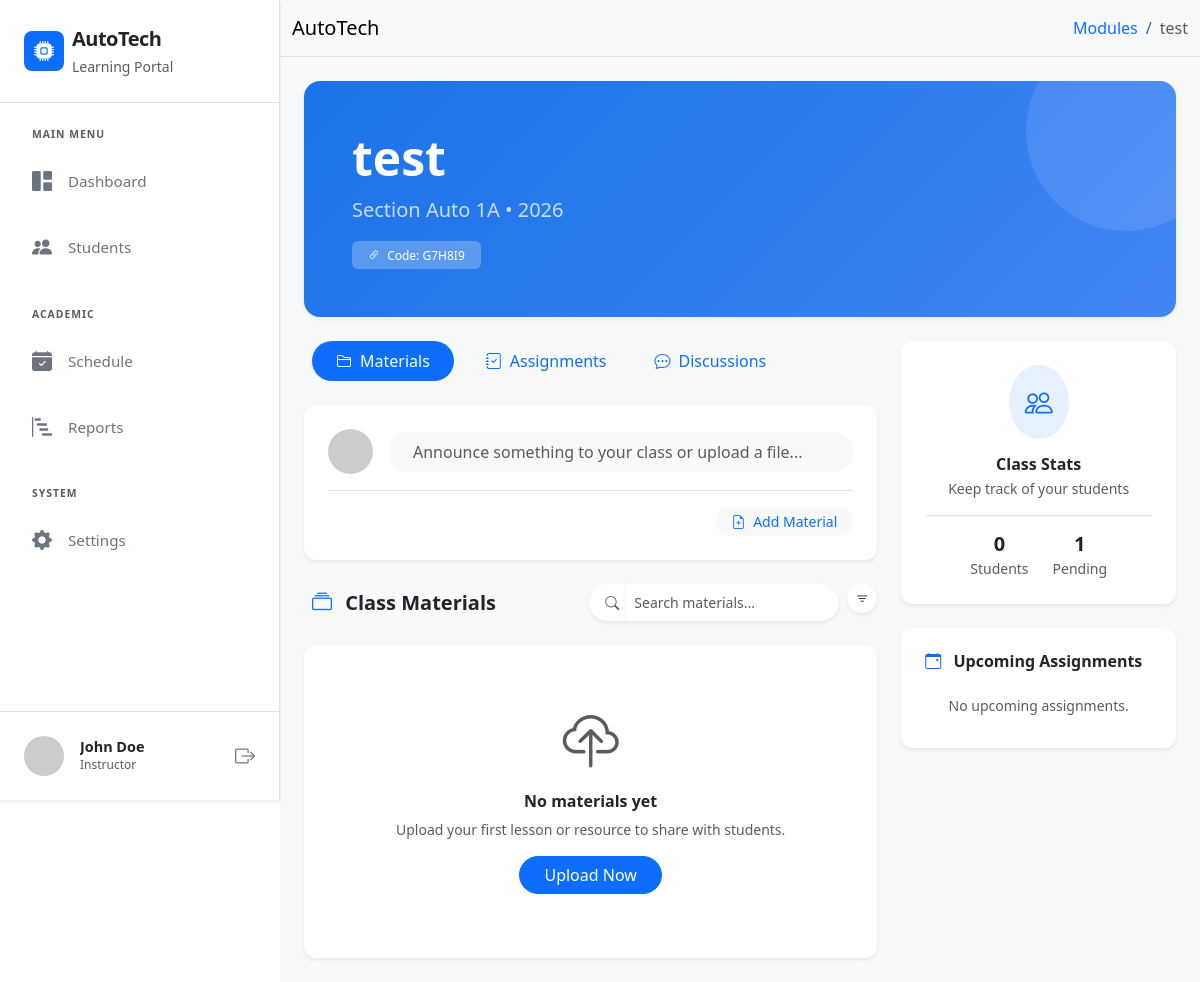
The page /view-module.php?id=3 (signed in) on the database as committed earlier.
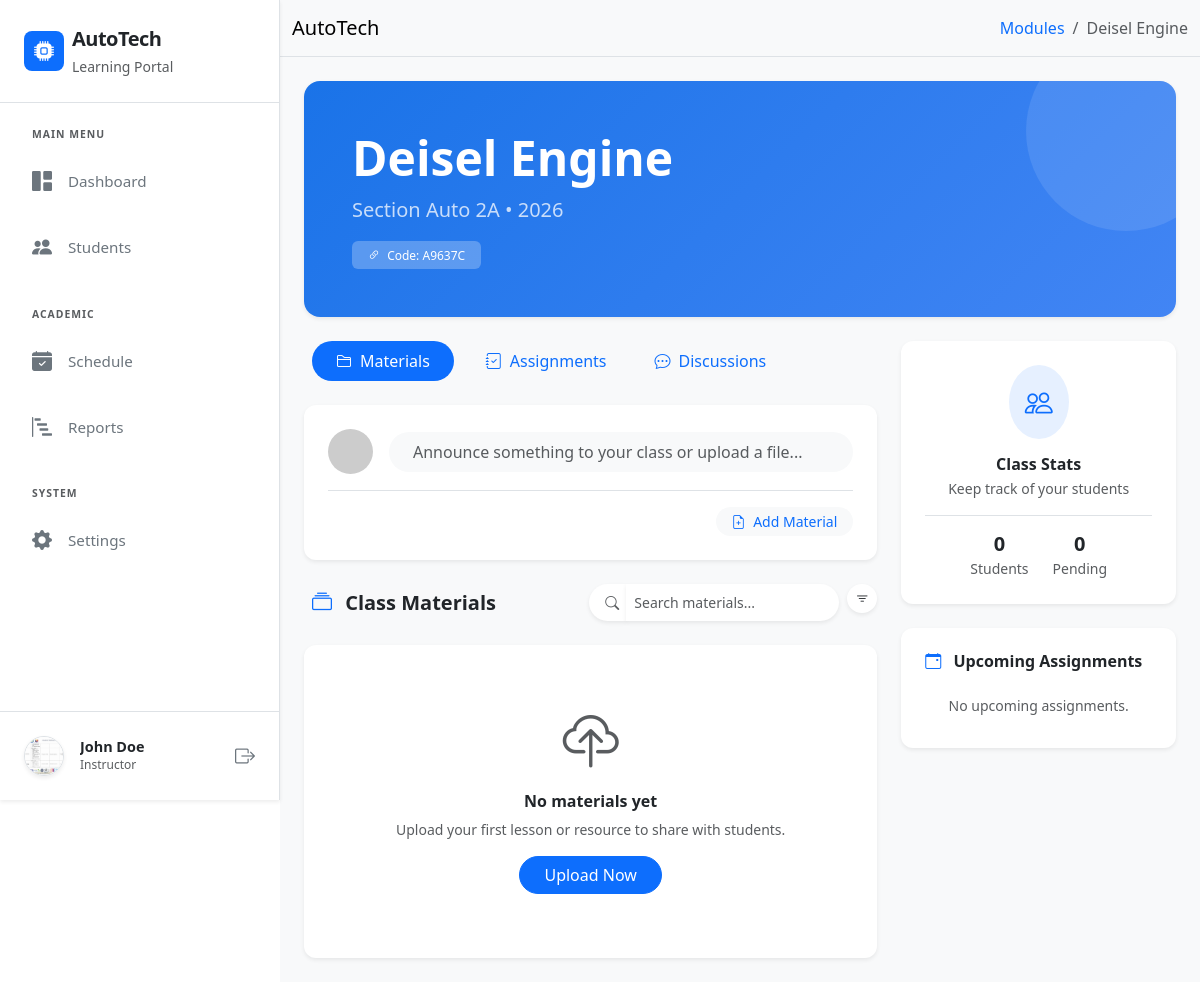
The same page on the database as committed later.
### tables this page shows
CREATE TABLE `module` (
  `module_id` int(11) NOT NULL,
  `user_id` int(11) NOT NULL,
  `module_description` varchar(255) NOT NULL,
  `section` varchar(255) NOT NULL,
  `year` varchar(20) NOT NULL,
  `module_code` varchar(50) NOT NULL
);

CREATE TABLE `users` (
  `user_id` int(11) NOT NULL,
  `fullname` varchar(255) NOT NULL,
  `email` varchar(255) NOT NULL,
  `password` varchar(255) NOT NULL,
  `role` enum('instructor','student') NOT NULL,
  `course` varchar(100) NOT NULL,
  `year_level` varchar(50) NOT NULL,
  `section` varchar(50) NOT NULL,
  `profile_pic` varchar(100) NOT NULL,
  `created_at` timestamp NOT NULL DEFAULT current_timestamp()
);

### view-module.php (the view, shortened to what the changed rows need)
<?php include 'includes/header.php'; ?>
<?php include 'database/dbconn.php'; ?>
<?php
$moduleId = $_GET['id'];
$role = $_SESSION['role'];
$sql = "SELECT * FROM module WHERE module_id = '$moduleId'";
$sql_run = mysqli_query($conn, $sql);
if (mysqli_num_rows($sql_run) > 0) {
    $module = mysqli_fetch_assoc($sql_run);
} else {
    header("Location: index.php");
    exit();
}
?>
<div class="d-flex" id="wrapper">
    <?php include 'includes/sidebar.php'; ?>
    <div id="page-content-wrapper" class="w-100">
        <nav class="navbar navbar-expand-lg bg-body-tertiary border-bottom">
            <div class="container-fluid">
                <nav aria-label="breadcrumb">
                    <ol class="breadcrumb mb-0">
                        <li class="breadcrumb-item"><a href="dashboard.php" class="text-decoration-none">Modules</a></li>
                        <li class="breadcrumb-item active" aria-current="page"><?php echo $module['module_description']; ?></li>
                    </ol>
                </nav>
            </div>
        </nav>
        <div class="container-fluid p-4" style="background-color: #f8f9fa; min-height: 100vh;">
            <div class="rounded-4 p-5 mb-4 text-white shadow-sm" style="background: linear-gradient(135deg, #1a73e8 0%, #4285f4 100%); position: relative; overflow: hidden;">
                <div class="position-relative">
                    <h1 class="display-5 fw-bold mb-2"><?php echo $module['module_description']; ?></h1>
                    <p class="lead mb-0 opacity-75">Section <?php echo $module['section']; ?> • <?php echo $module['year']; ?></p>
                    <?php if($role == 'instructor'): ?>
                        <div class="mt-3">
                            <span class="badge bg-white bg-opacity-25 py-2 px-3 fw-medium">
                                <i class="bi bi-link-45deg me-1"></i> Code: <?php echo $module['module_code']; ?>
                            </span>
                        </div>
                    <?php endif; ?>
                </div>
            </div>
            <div class="row g-4">
                <div class="col-lg-4">
                    <?php if($role == 'instructor'): ?>
                    <div class="card border-0 shadow-sm mb-4" style="border-radius: 12px;">
                        <div class="card-body p-4 text-center">
                            <div class="bg-primary bg-opacity-10 rounded-circle p-3 d-inline-block mb-3">
                                <i class="bi bi-people fs-3 text-primary"></i>
                            </div>
                            <h6 class="fw-bold text-dark mb-1">Class Stats</h6>
                            <p class="small text-muted mb-3">Keep track of your students</p>
                            <div class="d-flex justify-content-center gap-4 border-top pt-3">
                                <?php
                                    $count_students = mysqli_fetch_assoc(mysqli_query($conn, "SELECT COUNT(*) as total FROM enrollments WHERE module_id = '$moduleId' AND status = 'accepted'"))['total'];
                                    $count_pending = mysqli_fetch_assoc(mysqli_query($conn, "SELECT COUNT(*) as total FROM enrollments WHERE module_id = '$moduleId' AND status = 'pending'"))['total'];
                                ?>
                                <div>
                                    <h5 class="fw-bold mb-0"><?php echo $count_students; ?></h5>
                                    <small class="text-muted small">Students</small>
                                </div>
                                <div>
                                    <h5 class="fw-bold mb-0"><?php echo $count_pending; ?></h5>
                                    <small class="text-muted small">Pending</small>
                                </div>
                            </div>
                        </div>
                    </div>
                    <?php endif; ?>
                </div>
            </div>
        </div>
    </div>
</div>
<?php include 'includes/footer.php'; ?>

### includes/sidebar.php (shortened to what the changed rows need)
<div class="bg-white border-end shadow-sm sidebar-responsive" id="sidebar-wrapper">
    <div class="position-absolute bottom-0 w-100 p-3 border-top bg-white">
        <div class="d-flex align-items-center p-2 rounded-3">
            <?php
                $u_id = $_SESSION['user_id'];
                include 'database/dbconn.php';
                $u_data = mysqli_fetch_assoc(mysqli_query($conn, "SELECT profile_pic, fullname FROM users WHERE user_id = '$u_id'"));
                if($u_data['profile_pic']): ?>
                <img src="uploads/profile_pics/<?php echo $u_data['profile_pic']; ?>" class="rounded-circle me-3 border shadow-sm" width="40" height="40" style="object-fit: cover;" alt="User">
            <?php else: ?>
                <img src="https://ui-avatars.com/api/?name=<?php echo urlencode($u_data['fullname']); ?>&background=0D6EFD&color=fff" class="rounded-circle me-3" width="40" alt="User">
            <?php endif; ?>
            <div class="overflow-hidden">
                <h6 class="mb-0 text-dark fw-bold text-truncate" style="font-size: 0.9rem;"><?php echo $_SESSION['fullname']; ?></h6>
                <small class="text-muted d-block text-truncate text-capitalize" style="font-size: 0.75rem;">
                </small>
            </div>
            <a href="controller/AuthController.php?logout=1" class="ms-auto text-secondary" title="Logout"><i class="bi bi-box-arrow-right fs-5"></i></a>
        </div>
    </div>
</div>

Rows that differ between the two databases and show on the page:
now on this page (row edited): users: profile_pic (picture)
changed module: module_description "test" → "Deisel Engine"; section "Auto 1A" → "Auto 2A"; module_code "G7H8I9" → "A9637C"
Other text that changed with them:
$count_pending: "1" → "0"
